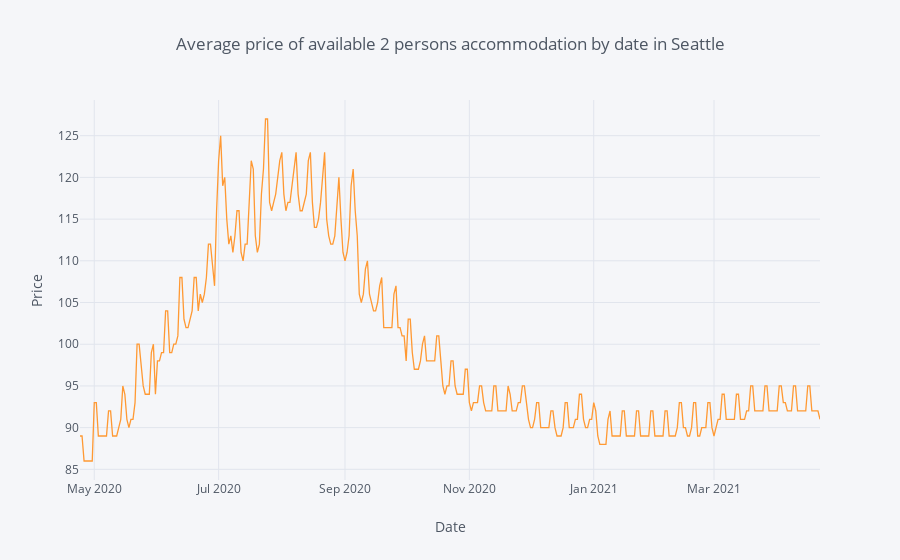

Notebook cell for this chart:
### Code cell
#Intereactive map of average rate available by date
import numpy as np
average_price = calendar[(calendar.available == "t") & (calendar.accommodates == 2)].groupby(['date']).mean().astype(np.int64).reset_index()
average_price['weekday'] = average_price['date'].dt.day_name()
average_price = average_price.set_index('date')

average_price.iplot(y='price', mode='lines', xTitle='Date', yTitle='Price',
    text='weekday', title='Average price of available 2 persons accommodation by date in Seattle')

### Figure 1 — Plotly figure (JSON) as saved in the notebook; plotly's stock layout.template omitted (floating-point values rounded to 4 significant figures; data arrays with more than 128 entries replaced by an {"elided": "..."} marker saying what was removed)
{"data": [{"line": {"color": "rgba(255, 153, 51, 1.0)", "dash": "solid", "shape": "linear", "width": 1.3}, "mode": "lines", "name": "price", "text": {"elided": "364 str values"}, "type": "scatter", "uid": "f1c9043a-a737-4820-b640-5d359cc4c5e8", "x": {"elided": "364 str values"}, "y": {"elided": "364 int values"}}], "layout": {"legend": {"bgcolor": "#F5F6F9", "font": {"color": "#4D5663"}}, "paper_bgcolor": "#F5F6F9", "plot_bgcolor": "#F5F6F9", "title": {"font": {"color": "#4D5663"}, "text": "Average price of available 2 persons accommodation by date in Seattle"}, "xaxis": {"gridcolor": "#E1E5ED", "showgrid": true, "tickfont": {"color": "#4D5663"}, "title": {"font": {"color": "#4D5663"}, "text": "Date"}, "zerolinecolor": "#E1E5ED"}, "yaxis": {"gridcolor": "#E1E5ED", "showgrid": true, "tickfont": {"color": "#4D5663"}, "title": {"font": {"color": "#4D5663"}, "text": "Price"}, "zerolinecolor": "#E1E5ED"}}}
